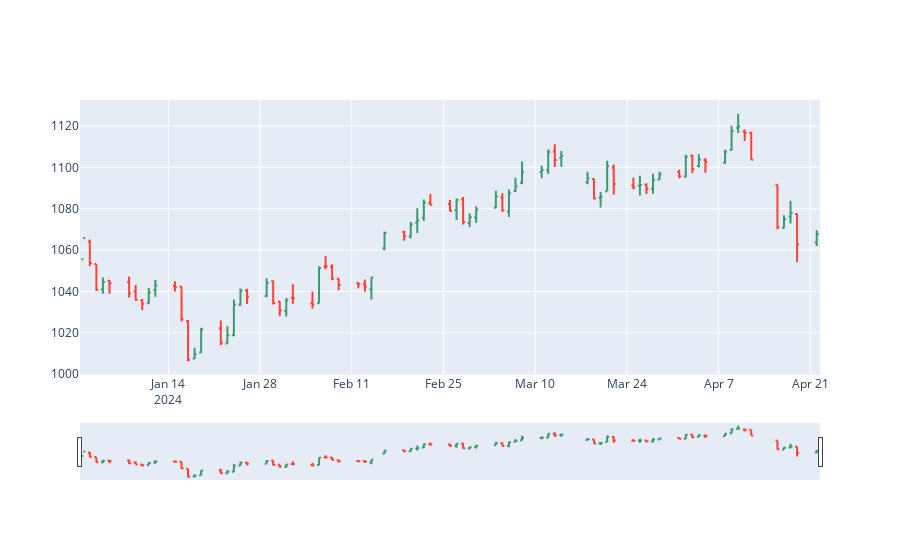

This figure's notebook cell:
### Code cell
import plotly.graph_objects as go
from plotly.subplots import make_subplots


fig = make_subplots(rows=1, cols=1)

fig.add_trace(go.Ohlc(x=df.index,
                      open=df.Open,
                      high=df.High,
                      low=df.Low,
                      close=df.Close,
                      name='Price'))
fig.show()
